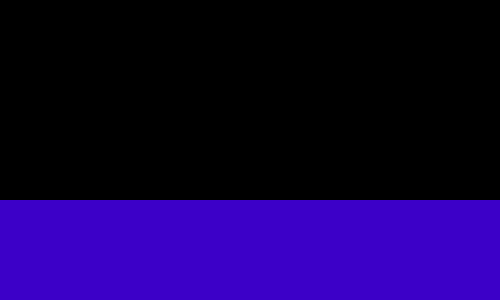
Frame 1 (no input)
Frame 60 (the mouse pressed at the canvas centre just before this capture): identical to frame 1, image omitted
Frame 120 (the mouse held since frame 60 and released just before this capture): identical to frame 1, image omitted

The Processing sketch that drew this single still picture (run headless with seeded random() and noise(); from frame 60 on, the mouse is pressed at the canvas centre):

// Processing sketch: sketch_00_6_ScriptedShapes
// ── sketch_00_6_ScriptedShapes.pde
// Scripted Shapes

Shape s1, s2;
float grndThrsh;
boolean go;

void setup() {
  size(500, 300);
  
  grndThrsh = height / 3.0 * 2.0;
  go = false;
  
  s1 = new Shape(width * 0.3, height * -0.2, 35);
  int s2r = 15;
  s2 = new Shape(width + s2r, grndThrsh - s2r, s2r);
}

void draw() {
  control();
  
  background(0);
  noStroke();
  
  // ground
  fill(60, 0, 200);
  rectMode(CORNER);
  rect(0, height * 2/3.0, width, height/3.0);
  
  // shape 1  
  fill(s1.clr);
  rectMode(CENTER);
  rect(s1.pos.x, s1.pos.y, s1.rad * 2, s1.rad * 2);
  
  // shape 2
  fill(s2.clr);
  ellipseMode(CENTER);
  ellipse(s2.pos.x, s2.pos.y, s2.rad * 2, s2.rad * 2);
}

void control() {
  float dist = PVector.dist(s1.pos, s2.pos) - s1.rad - s2.rad;
  float alpha = 15;
  float s1rt = 2.0;
  float s2rt = 0.3;
  if (go) {
    // s1 fall
    if (s1.pos.y + s1.rad < grndThrsh) {
      s1.pos.y += s1rt;
    }
    else {
      // s2 roll in
      if (dist > alpha && s2.pos.x > -0.5 * width) {
        s2.pos.x -= s2rt;
      }
      else {
        // change color
        s2.clr = color(255, 0, 0);
      }
    }
    
    // s1 shake when s2 near
    float shakeThresh = width * 0.75;
    if (s2.pos.x < shakeThresh) {
      float rand = map(dist, width/2, 0, 0, 5); // random magnitiude
      float s1ox = random(-rand, rand); // random x offset
      float s1oy = random(-rand, rand); // random y offset
      s1.pos.x += s1ox;
      s1.pos.y += s1oy;
    }
  }
}

class Shape {
  PVector pos;
  int rad;
  color clr;
  
  Shape(float x, float y, int r) {
    pos = new PVector(x, y);
    rad = r;
    clr = color(255, 255, 255);
  }
}

void keyPressed() {
  if (key == 'g' || key == 'g') {
    go = true;
  }
}
